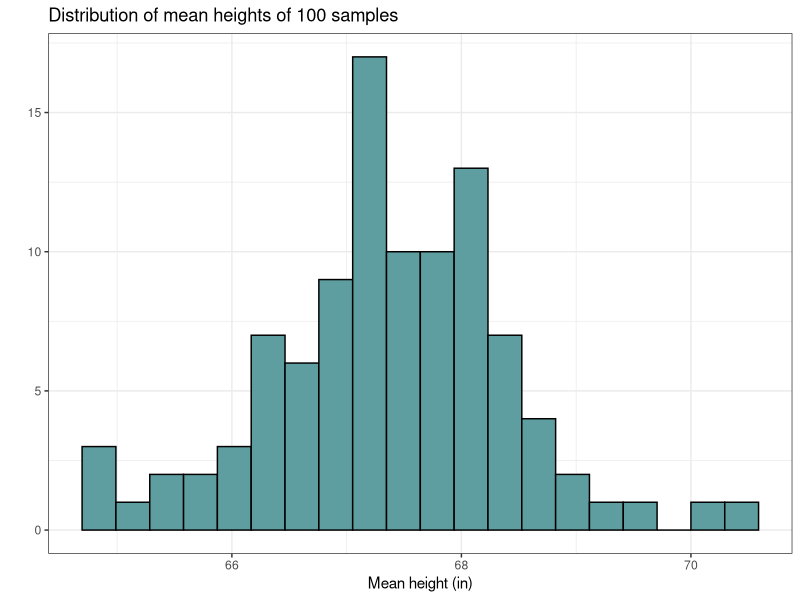
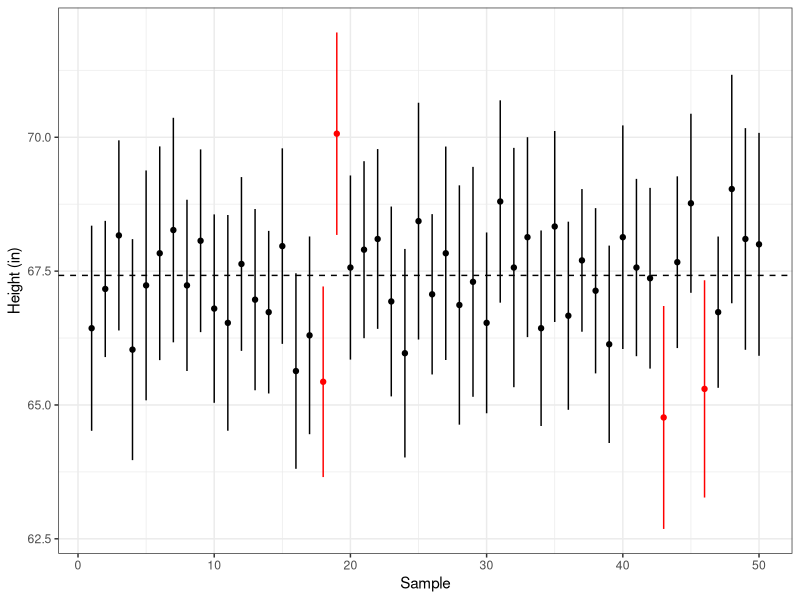
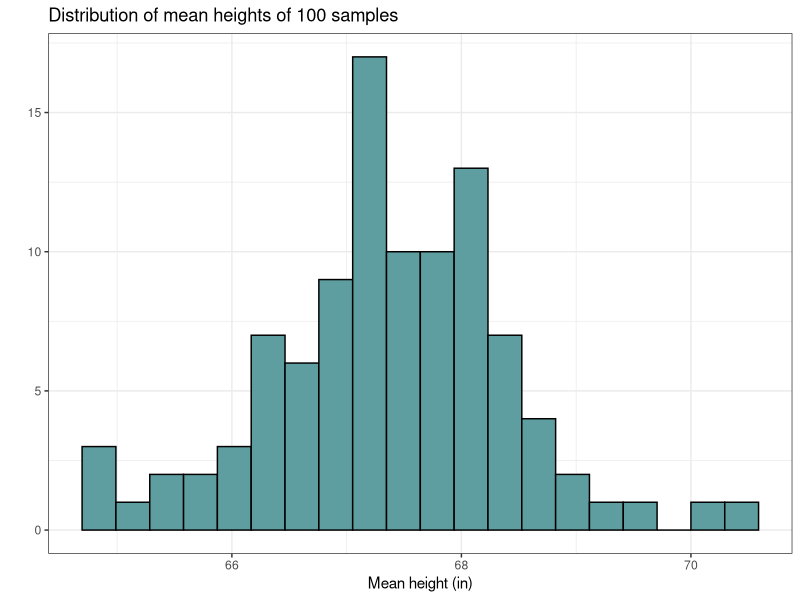
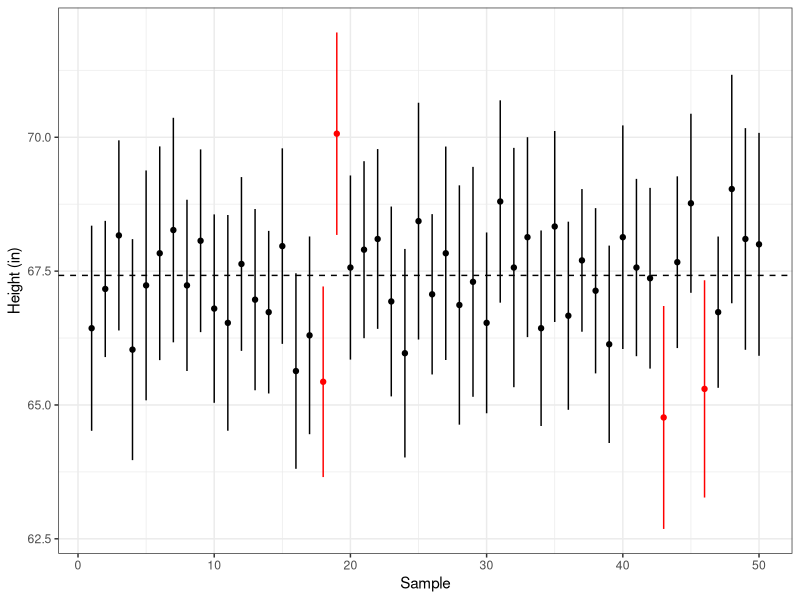

The R script that drew these images, in order:
## ---- chunk 1
knitr::opts_chunk$set(echo = TRUE)

library(tidyverse)
## ---- chunk 2
metro.hgts <- read.csv("../../../Data/metro_hgts_sample_stats.csv")
## ---- chunk 3
g <- ggplot(metro.hgts, aes(x=mean))
g <- g + geom_histogram(bins=20, fill="cadetblue", color="black")
#g <- g + geom_vline(xintercept = 67.42, color="red", linetype=2)
g <- g + theme_bw()
g <- g + labs(title="Distribution of mean heights of 100 samples",
              x="Mean height (in)", y="")

g

ggsave("../wk07_metro_hgts_hist.png", width=4.25, height=1.75)

## ---- chunk 4
g <- ggplot(metro.hgts[1:50,], aes(x=sample.num, y=mean, color=mean.in.ci))
g <- g + geom_hline(yintercept = 67.42, linetype=2)
g <- g + geom_point( show.legend = F)
g <- g + geom_linerange(aes(ymin=ci.low, ymax=ci.up), size=0.5, show.legend=F)
g <- g + theme_bw()
g <- g + scale_color_manual(values=c(no="red", yes="black"))
g <- g + labs(x="Sample", y="Height (in)")

g

ggsave("../wk07_metro_hgts_cis.png", width=5.5, height=3)

